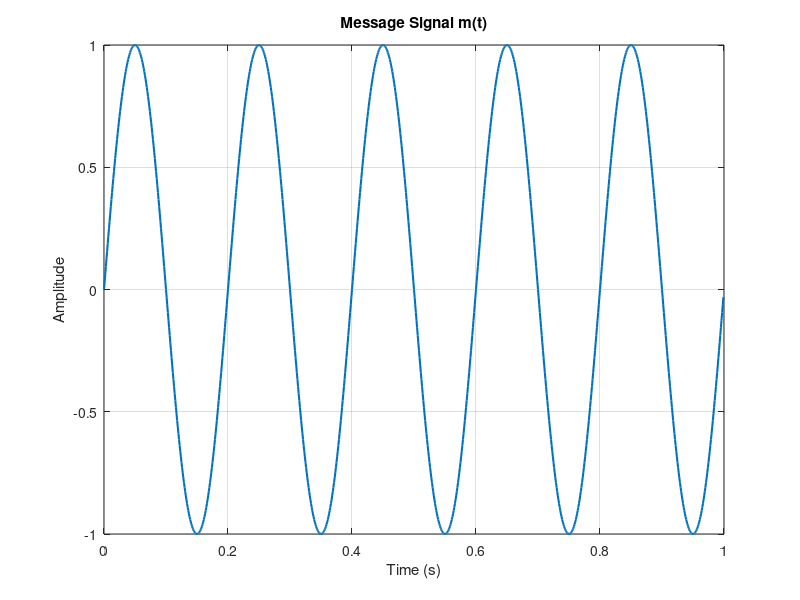
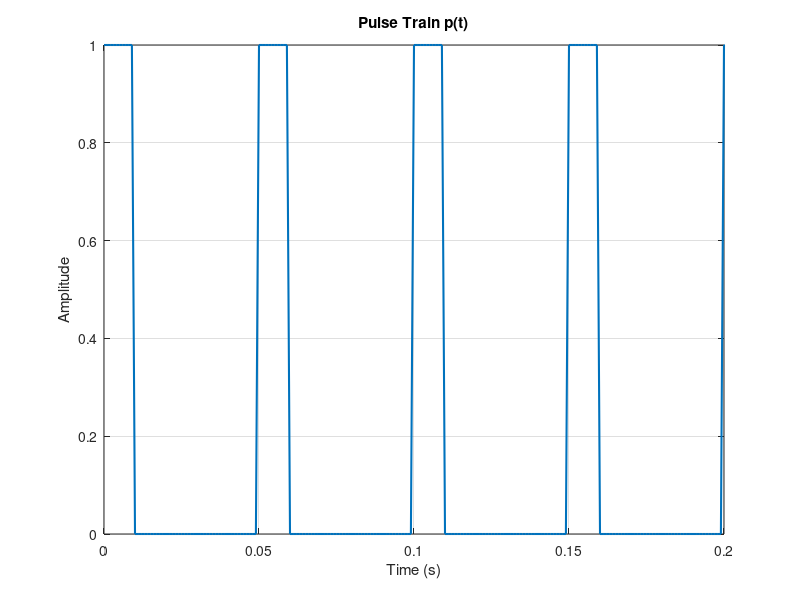
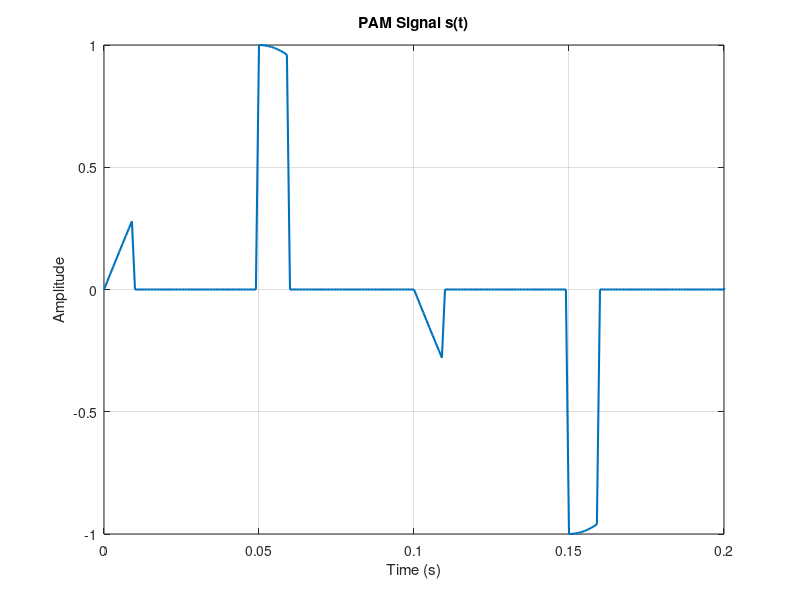
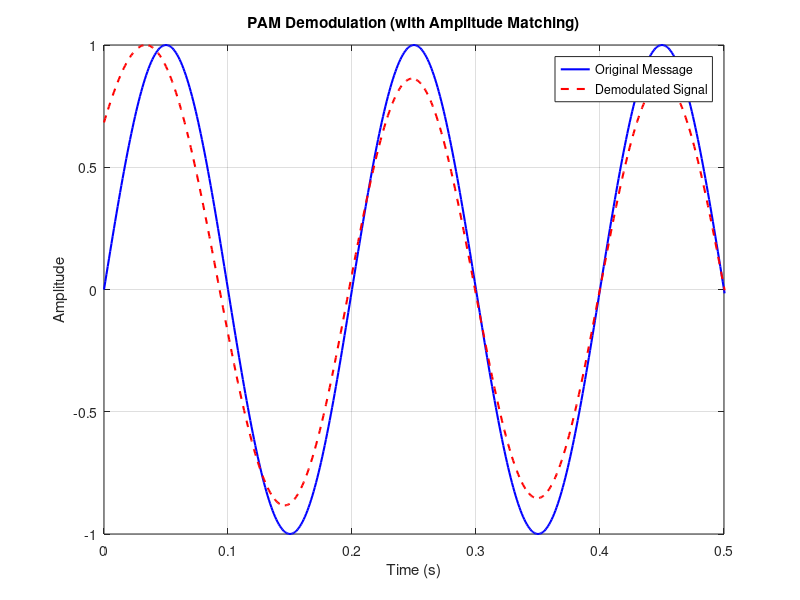

Here is the MATLAB script that generated these plots, in order:
clc; clear; close all;

% Parameters
Fs = 1000;                % Sampling frequency in Hz
t = 0:1/Fs:1-1/Fs;        % Time vector of 1 second
fm = 5;                   % Frequency of message signal (Hz)
pulse_width = 0.01;       % Width of each pulse (10 ms)
pulse_period = 0.05;      % Period between pulses (50 ms)

% Message signal (sinusoidal)
m = sin(2*pi*fm*t);

% Generate pulse train: periodic rectangular pulses
pulse_train = zeros(size(t));
samples_per_pulse = round(pulse_width * Fs);
samples_per_period = round(pulse_period * Fs);

for k = 1:samples_per_period:length(t)
    pulse_train(k:min(k+samples_per_pulse-1, length(t))) = 1;
end

% PAM signal = message signal * pulse train
pam_signal = m .* pulse_train;

% Plot the message signal
figure;
plot(t, m,'LineWidth',1.5);
title('Message Signal m(t)');
xlabel('Time (s)');
ylabel('Amplitude');
grid on;

% Plot the pulse train
figure;
plot(t, pulse_train,'LineWidth',1.5);
title('Pulse Train p(t)');
xlabel('Time (s)');
ylabel('Amplitude');
xlim([0 0.2]);
grid on;

% Plot the PAM signal
figure;
plot(t, pam_signal,'LineWidth',1.5);
title('PAM Signal s(t)');
xlabel('Time (s)');
ylabel('Amplitude');
xlim([0 0.2]);
grid on;

% --- Demodulation ---

% Sample the PAM signal at the center of each pulse
pulse_centers = [];
for k = 1:samples_per_period:length(t)
    idx = k + floor(samples_per_pulse / 2);
    if idx <= length(t)
        pulse_centers = [pulse_centers, idx];
    end
end

% Extract the PAM amplitudes at those pulse centers
sampled_values = pam_signal(pulse_centers);
t_samples = t(pulse_centers);

% Interpolate the signal between the sampled points
reconstructed_message = interp1(t_samples, sampled_values, t, 'linear', 'extrap');

% Low-pass filter to smooth the demodulated signal
cutoff_freq = 2 * fm / Fs;
[b,a] = butter(5, cutoff_freq);
filtered_reconstructed = filtfilt(b,a,reconstructed_message);

% Scale to match original amplitude
scale_factor = max(abs(m)) / max(abs(filtered_reconstructed));
amplitude_corrected = filtered_reconstructed * scale_factor;

% Plot original and demodulated signals
figure;
plot(t, m, 'b', 'LineWidth', 1.5); hold on;
plot(t, amplitude_corrected, 'r--', 'LineWidth', 1.5);
legend('Original Message', 'Demodulated Signal');
title('PAM Demodulation (with Amplitude Matching)');
xlabel('Time (s)');
ylabel('Amplitude');
xlim([0 0.5]);
grid on;
